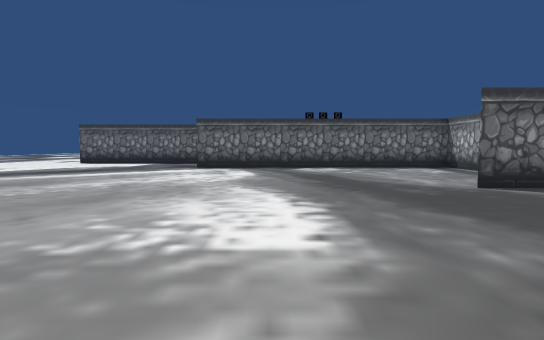
[1] (above)

15 first-person views from a walk through a scene from a Unity 3-D project. The camera is 1.2 m above the floor, tilts 4° down and sees 80° across. Doors are open. The floor is counted in squares, 2 m on a side. Each view is taken from the middle of a square. On the plan, view 1 faces up. The plan holds only what a view shows up to about 10 squares ahead; the rest is blank. The place goes on beyond the plan. The player is left out.

[2]
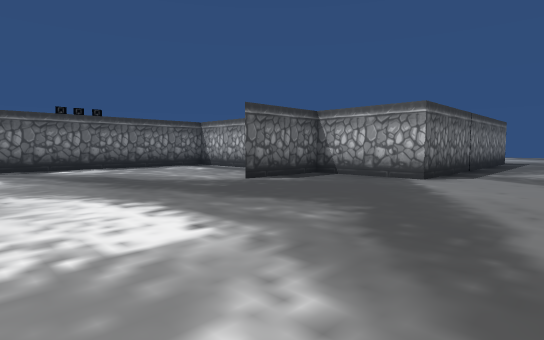

[3]
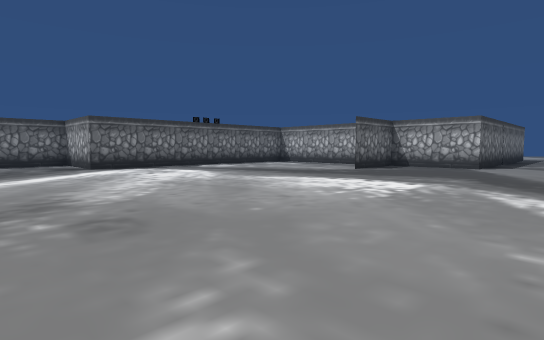

[4]
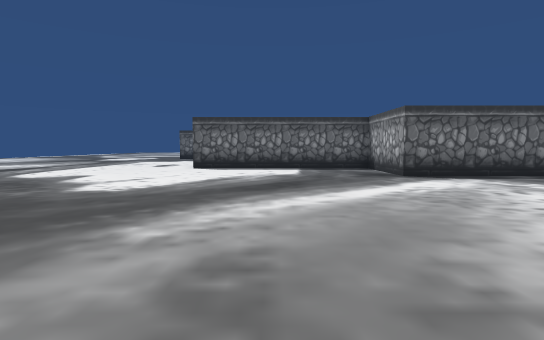

[5]
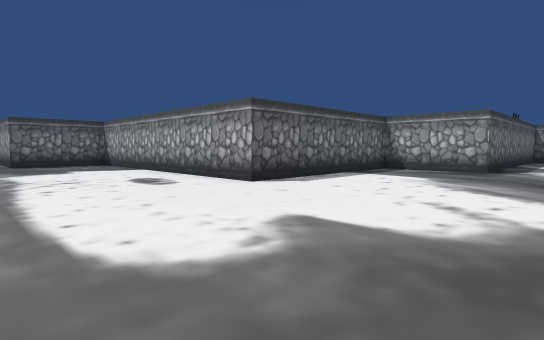

[6]
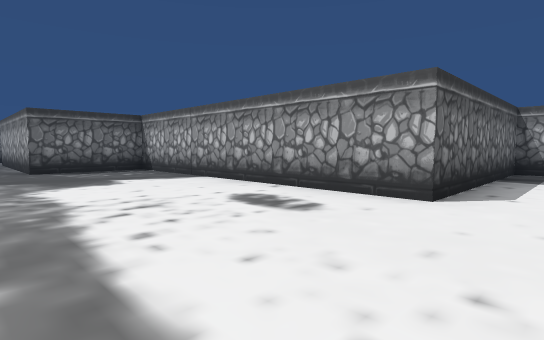

[7]
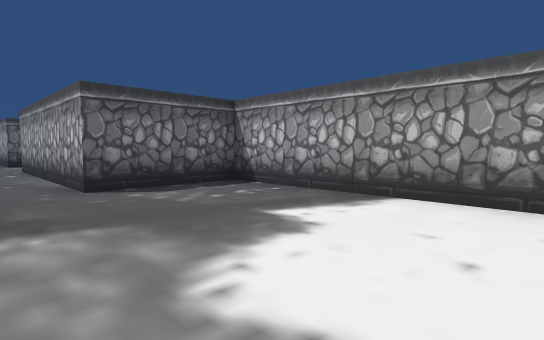

[8]
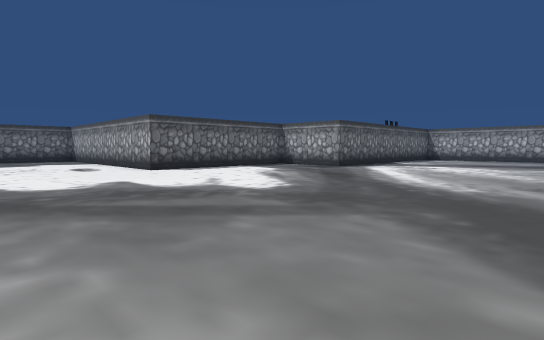

[9]
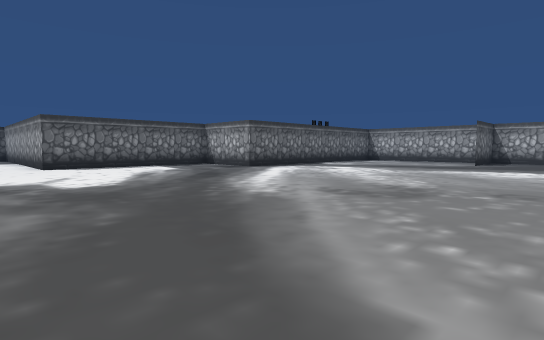

[10]
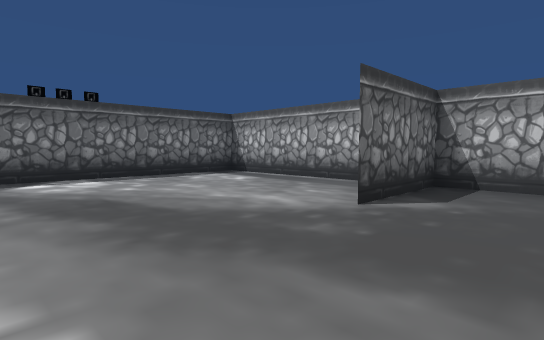

[11]
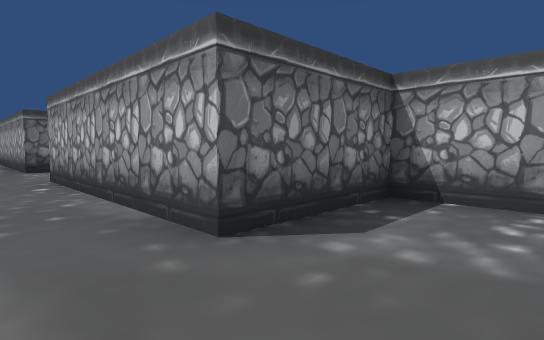

[12]
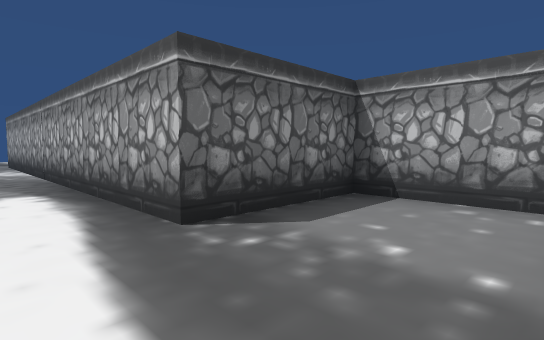

[13]
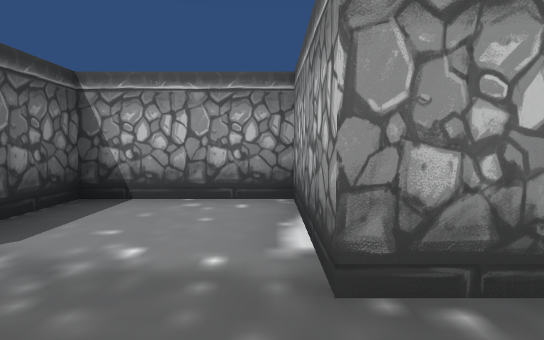

[14]
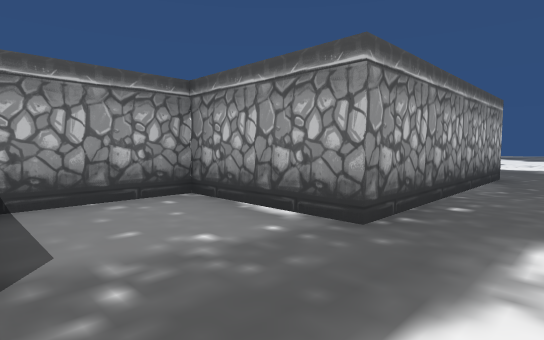

[15]
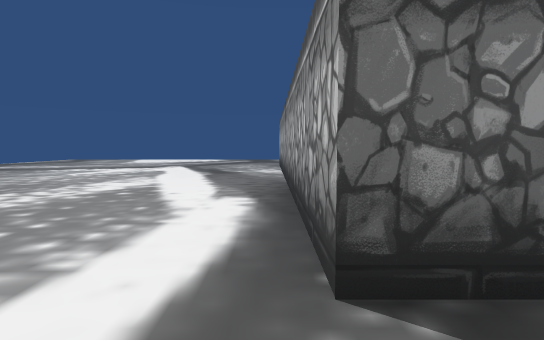

### Floor plan
Points are (right, up) in squares from view 1. A wall is a line through its corners. A room is listed if a view was taken in it or the views show most of it. See-through windows are left out.
Room 1 (views 1, 2, 3, 4, 5, 6, 7, 8, 9, 10, 11, 12, 13)
walls: (0.5, 9.7) (-2.3, 9.7) (-2.3, 12.2) (-7.2, 12.2) (-7.2, 19.7) (-9.7, 19.7) (-9.7, 24.7); (5.4, 4.7) (3, 4.7); (5.3, 2.2) (5.3, 9.7) (2.4, 9.7)
ways out: opening at (-11, 25) to room 2; opening at (4.3, 1)
Room 2 (views 14, 15)
walls: (-9.7, 24.7) (-7.2, 24.7) (-7.2, 27.2) (-9.7, 27.2) (-9.7, 33.5)
ways out: opening at (-11, 25) to room 1

Positions as (right, up) in squares from view 1, and headings:
1: (0, 0), facing up
2: (-1, 0), facing up-right
3: (-5, 0), facing up-right
4: (-5, 3), facing up
5: (-11, 8), facing up-right
6: (-11, 11), facing up-right
7: (-11, 15), facing up-right
8: (-11, 4), facing up-right
9: (-9, 2), facing up-right
10: (0, 3), facing up-right
11: (-11, 18), facing up-right
12: (-11, 25), facing up-right
13: (-11, 25), facing right
14: (-11, 27), facing down-right
15: (-10, 26), facing up
